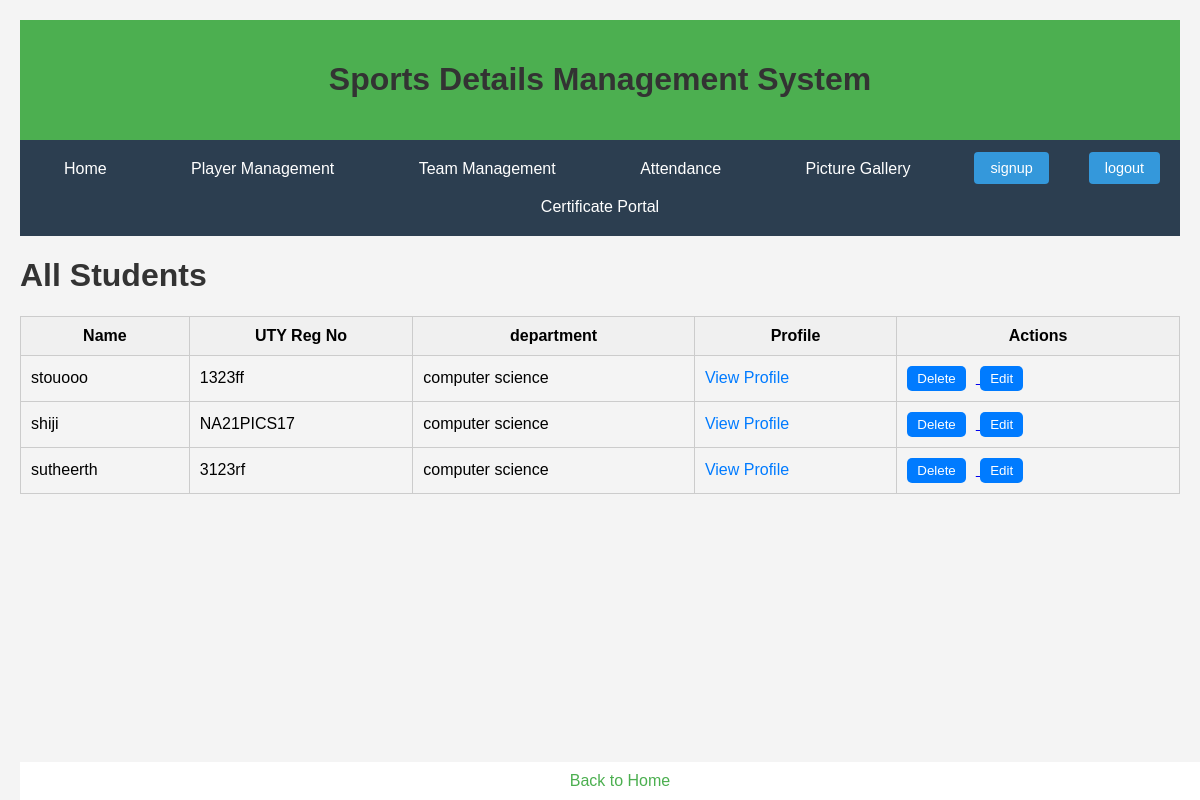
Screenshot of /view_student/ with the database file from the repository.
### SDMSapp/models.py (models this page shows, shortened)
class Student(models.Model):
    name = models.CharField(max_length=50)
    year_of_admission = models.IntegerField()
    admission_no = models.IntegerField()
    programme_id = models.ForeignKey(Programme, on_delete=models.CASCADE, null=True)
    uty_reg_no = models.CharField(max_length=50, unique = True)
    place = models.CharField(max_length=50)
    department = models.ForeignKey(Department, on_delete=models.CASCADE, null=True)
    phone_number = models.CharField(
        max_length=10,
        validators=[RegexValidator(regex='^\d{10}$', message='Phone number must be 10 to 15 digits')],
        default = 0
    )
    aadhar_number = models.CharField(
        max_length=16,
        validators=[RegexValidator(regex='^\d{16}$', message='Aadhaar number must be exactly 16 digits')],
        default = 0
    )
    dob = models.DateField(null =True)
    city = models.CharField(max_length=50)
    district = models.CharField(max_length=50)
    DISTRICT = [
    ('ALAPPUZHA', 'Alappuzha'),
    ('ERNAKULAM', 'Ernakulam'),
    ('IDUKKI', 'Idukki'),
    ('KANNUR', 'Kannur'),
    ('KASARAGOD', 'Kasaragod'),
    ('KOLLAM', 'Kollam'),
    ('KOTTAYAM', 'Kottayam'),
    ('KOZHIKODE', 'Kozhikode'),
    ('MALAPPURAM', 'Malappuram'),
    ('PALAKKAD', 'Palakkad'),
    ('PATHANAMTHITTA', 'Pathanamthitta'),
    ('THIRUVANANTHAPURAM', 'Thiruvananthapuram'),
    ('THRISSUR', 'Thrissur'),
    ('WAYANAD', 'Wayanad'),
]
    district = models.CharField(max_length=50,  choices=DISTRICT, default='Active')
    pincode = models.CharField(max_length=50)

class Department(models.Model):
    dept_name = models.CharField(max_length=50)
    def __str__(self):
        return str(self.dept_name)

### SDMSapp/views.py (the view)
# urls.py: path('view_student/', view_student, name='view_student'),
def view_student(request):
    students = Student.objects.all()
    return render(request, 'SDMSapp/view_student.html', {'students': students})

### SDMSapp/templates/SDMSapp/view_student.html (shortened to what this page needs)
{% extends 'SDMSapp/base.html' %}
{% block content %}
<!DOCTYPE html>
<html lang="en">
<head>
</head>
<body>
    <h1>All Students</h1>
    <table>
        <thead>
            <tr>
                <th>Name</th>
                <th>UTY Reg No</th>
                <th>department</th>
                <th>Profile</th>
                <th>Actions</th>
            </tr>
        </thead>
        <tbody>
            {% for student in students %}
            <tr>
                <td>{{ student.name }}</td>
                <td>{{ student.uty_reg_no }}</td>
                <td>{{ student.department }}</td>
                <td>
                    <a class="profile-link" href="{% url 'view_profile' student.uty_reg_no %}">View Profile</a>
                </td>
                <td class="action-buttons">
                    <a href="{% url 'confirm_delete_student' student.uty_reg_no %}">
                        <button>Delete</button>
                    </a>
                    <a href="{% url 'edit_student' student.uty_reg_no %}">
                        <button>Edit</button>
                    </a>
                </td>
            </tr>
            {% empty %}
            <tr>
                <td colspan="4">No students found.</td>
            </tr>
            {% endfor %}
        </tbody>
    </table>
    <footer>
        <a href="{% url 'home' %}" class="back-button">Back to Home</a>
    </footer>
</body>
</html>
{% endblock content %}

### SDMSapp/templates/SDMSapp/base.html (style rules this page uses)
body { font-family: Arial, sans-serif; margin: 0; padding: 0; }

### SDMSapp/templates/SDMSapp/view_student.html (style rules this page uses)
body { font-family: Arial, sans-serif; background-color: #f4f4f4; margin: 0; padding: 20px; }
h1 { color: #333; }
table { width: 100%; border-collapse: collapse; margin-top: 20px; }
table th, table td { padding: 10px; border: 1px solid #ccc; }
footer { background-color: white; color: white; text-align: center; padding: 10px 0; position: absolute; bottom: 0; width: 100%; }
footer a { color: #4CAF50; text-decoration: none; margin: 0px; }
table th { background-color: #f0f0f0; font-weight: bold; }
.profile-link { color: #007bff; text-decoration: none; }
.action-buttons a button { margin-right: 10px; padding: 5px 10px; background-color: #007bff; color: #fff; border: none; border-radius: 5px; cursor: pointer; }

### rows the page displays
Student: name "stouooo", uty_reg_no "1323ff", department "computer science"
Student: name "shiji", uty_reg_no "NA21PICS17", department "computer science"
Student: name "sutheerth", uty_reg_no "3123rf", department "computer science"
